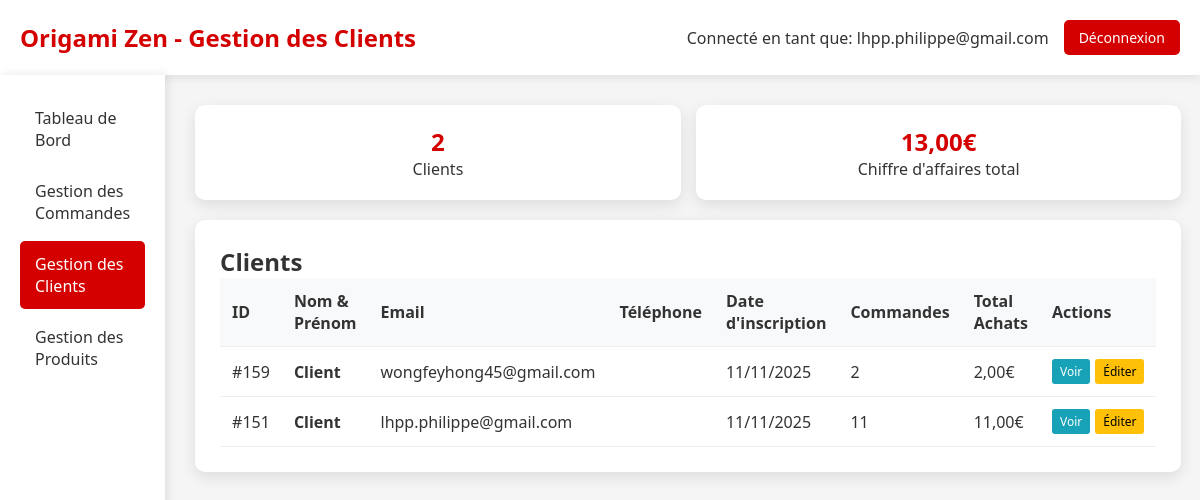
The page /admin_clients.php (signed in) on the database as committed earlier.
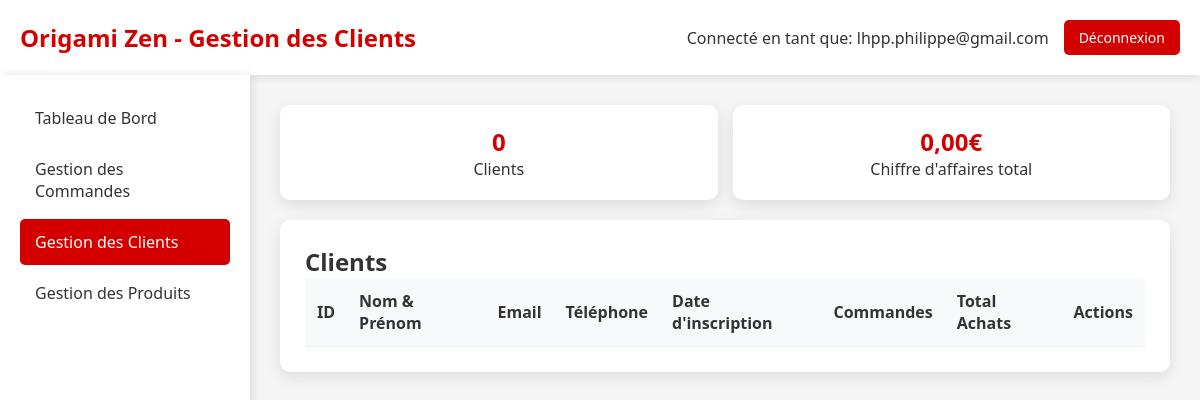
The same page on the database as committed later.
### tables this page shows
CREATE TABLE IF NOT EXISTS `client` (
  `idClient` bigint NOT NULL AUTO_INCREMENT,
  `email` varchar(50) NOT NULL,
  `motDePasse` varchar(255) NOT NULL,
  `nom` varchar(50) DEFAULT NULL,
  `prenom` varchar(50) DEFAULT NULL,
  `telephone` varchar(20) DEFAULT NULL,
  `email_confirme` tinyint(1) DEFAULT '0',
  `token_confirmation` varchar(64) DEFAULT NULL,
  `token_expires` datetime DEFAULT NULL,
  `type` enum('temporaire','permanent') DEFAULT 'temporaire',
  `date_creation` datetime DEFAULT CURRENT_TIMESTAMP,
  `session_id` varchar(128) DEFAULT NULL,
  PRIMARY KEY (`idClient`),
  KEY `idx_client_type` (`type`),
  KEY `idx_client_session` (`session_id`),
  KEY `idx_client_date` (`date_creation`)
);

### admin_clients.php (the view, shortened to what this page needs)
<?php
$host = 'localhost';
$dbname = 'origami';
$username = 'root';
$password = '';
try {
    $pdo = new PDO("mysql:host=$host;dbname=$dbname;charset=utf8", $username, $password);
    $pdo->setAttribute(PDO::ATTR_ERRMODE, PDO::ERRMODE_EXCEPTION);
    $stmt = $pdo->query("
        SELECT c.idClient, c.email, c.nom, c.prenom, c.telephone, c.date_creation,
               COUNT(cmd.idCommande) as nb_commandes,
               COALESCE(SUM(cmd.montantTotal), 0) as total_achats
        FROM Client c
        LEFT JOIN Commande cmd ON c.idClient = cmd.idClient
        WHERE c.type = 'permanent' OR (c.type IS NULL AND c.email NOT LIKE 'temp_%@origamizen.fr')
        GROUP BY c.idClient
        ORDER BY c.date_creation DESC
    ");
    $clients = $stmt->fetchAll(PDO::FETCH_ASSOC);
} catch (PDOException $e) {
    die("Erreur de connexion à la base de données: " . $e->getMessage());
}
?>
<!DOCTYPE html>
<html lang="fr">
<head>
</head>
<body>
    <div class="header">
        <div class="logo">
            <h1>Origami Zen - Gestion des Clients</h1>
        </div>
        <div class="admin-info">
            <span>Connecté en tant que: <?= htmlspecialchars($_SESSION['admin_email']) ?></span>
            <a href="admin_dashboard.php?logout=1" class="btn-logout">Déconnexion</a>
        </div>
    </div>
    <div class="container">
        <div class="sidebar">
            <a href="admin_dashboard.php" class="nav-item">Tableau de Bord</a>
            <a href="admin_commandes.php" class="nav-item">Gestion des Commandes</a>
            <a href="admin_clients.php" class="nav-item active">Gestion des Clients</a>
            <a href="admin_produits.php" class="nav-item">Gestion des Produits</a>
        </div>
        <div class="main-content">
            <div class="client-stats">
                <div class="stat-card">
                    <div class="stat-number"><?= count($clients) ?></div>
                    <div>Clients</div>
                </div>
                <div class="stat-card">
                    <div class="stat-number">
                        <?= number_format(array_sum(array_column($clients, 'total_achats')), 2, ',', ' ') ?>€
                    </div>
                    <div>Chiffre d'affaires total</div>
                </div>
            </div>
            <div class="section">
                <h2>Clients</h2>
                <table>
                    <thead>
                        <tr>
                            <th>ID</th>
                            <th>Nom & Prénom</th>
                            <th>Email</th>
                            <th>Téléphone</th>
                            <th>Date d'inscription</th>
                            <th>Commandes</th>
                            <th>Total Achats</th>
                            <th>Actions</th>
                        </tr>
                    </thead>
                    <tbody>
                        <?php foreach ($clients as $client): ?>
                        <tr>
                            <td>#<?= $client['idClient'] ?></td>
                            <td>
                                <strong><?= htmlspecialchars($client['prenom'] . ' ' . $client['nom']) ?></strong>
                            </td>
                            <td><?= htmlspecialchars($client['email']) ?></td>
                            <td><?= htmlspecialchars($client['telephone'] ?? 'Non renseigné') ?></td>
                            <td><?= date('d/m/Y', strtotime($client['date_creation'])) ?></td>
                            <td><?= $client['nb_commandes'] ?></td>
                            <td><?= number_format($client['total_achats'], 2, ',', ' ') ?>€</td>
                            <td>
                                <div class="client-actions">
                                    <a href="admin_client_detail.php?id=<?= $client['idClient'] ?>" class="btn-view">Voir</a>
                                    <a href="admin_client_edit.php?id=<?= $client['idClient'] ?>" class="btn-edit">Éditer</a>
                                </div>
                            </td>
                        </tr>
                        <?php endforeach; ?>
                    </tbody>
                </table>
            </div>
        </div>
    </div>
</body>
</html>

Rows that differ between the two databases and show on the page:
removed client: idClient "159", prenom+nom "Client", email "wongfeyhong45@gmail.com", date_creation "11/11/2025", nb_commandes "2", total_achats "2,00"
removed client: idClient "151", prenom+nom "Client", email "lhpp.philippe@gmail.com", date_creation "11/11/2025", nb_commandes "11", total_achats "11,00"
Other text that changed with them:
count($clients): "2" → "0"
array_sum(array_column($clients, 'total_achats')): "13,00" → "0,00"
